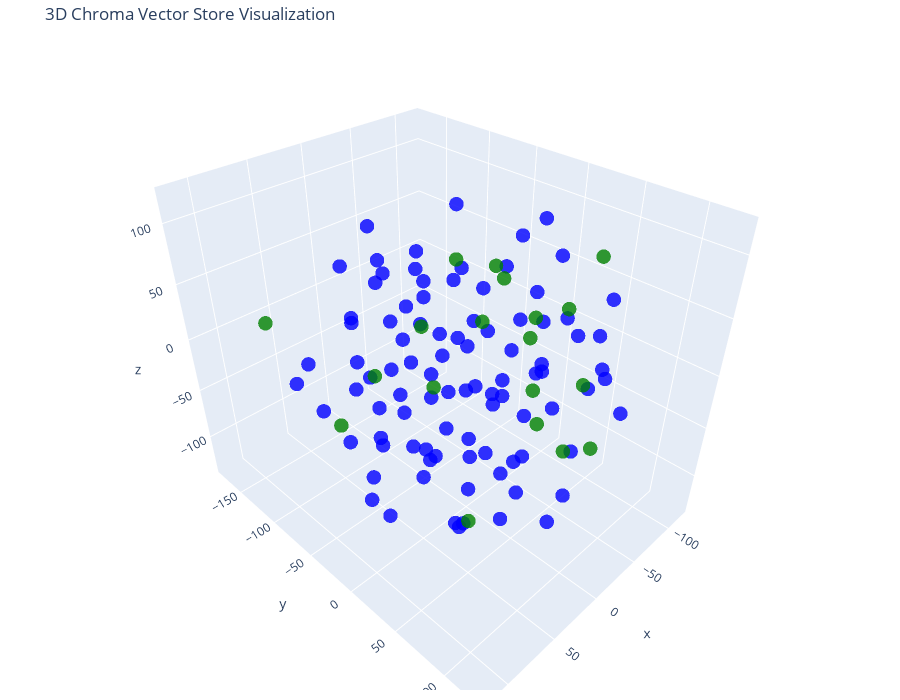

Source (notebook cell):
### Code cell
tsne = TSNE(n_components=3, random_state=42)
reduced_vectors = tsne.fit_transform(vectors)

# Create the 3D scatter plot
fig = go.Figure(data=[go.Scatter3d(
    x=reduced_vectors[:, 0],
    y=reduced_vectors[:, 1],
    z=reduced_vectors[:, 2],
    mode='markers',
    marker=dict(size=5, color=colors, opacity=0.8),
    text=[f"Type: {t}<br>Text: {d[:100]}..." for t, d in zip(doc_types, documents)],
    hoverinfo='text'
)])

fig.update_layout(
    title='3D Chroma Vector Store Visualization',
    scene=dict(xaxis_title='x', yaxis_title='y', zaxis_title='z'),
    width=900,
    height=700,
    margin=dict(r=20, b=10, l=10, t=40)
)

fig.show()

### Figure 1 — Plotly figure (JSON) as saved in the notebook; plotly's stock layout.template omitted (floating-point values rounded to 4 significant figures)
{"data": [{"hoverinfo": "text", "marker": {"color": ["blue", "blue", "blue", "blue", "blue", "blue", "blue", "blue", "blue", "blue", "blue", "blue", "blue", "blue", "blue", "blue", "blue", "blue", "blue", "blue", "blue", "blue", "blue", "blue", "blue", "blue", "blue", "blue", "blue", "blue", "blue", "blue", "blue", "blue", "blue", "blue", "blue", "blue", "blue", "blue", "blue", "blue", "blue", "blue", "blue", "blue", "blue", "blue", "blue", "blue", "blue", "blue", "blue", "blue", "blue", "blue", "blue", "blue", "blue", "blue", "blue", "blue", "blue", "blue", "blue", "blue", "blue", "blue", "blue", "blue", "blue", "blue", "blue", "blue", "blue", "blue", "blue", "blue", "blue", "blue", "blue", "blue", "blue", "blue", "blue", "blue", "blue", "blue", "blue", "blue", "blue", "blue", "blue", "green", "green", "green", "green", "green", "green", "green", "green", "green", "green", "green", "green", "green", "green", "green", "green", "green", "green", "green"], "opacity": 0.8, "size": 5}, "mode": "markers", "text": ["Type: document<br>Text: **BỘ** **GIÁO** **DỤC** **VÀ** **ĐÀO** **TẠO** **ĐẠI** **HỌC**\n**BÁCH** **KHOA** **HÀ** **NỘI**\n\n**Q...", "Type: document<br>Text: CHƯƠNG I NHỮNG QUY ĐỊNH\nCHUNG..................................................................1\nĐiề...", "Type: document<br>Text: ii...", "Type: document<br>Text: Điều 38. Tiểu luận tổng quan và chuyên đề tiến sĩ\n.....................................................", "Type: document<br>Text: BỘ GIÁO DỤC VÀ ĐÀO TẠO\n\n**ĐẠI** **HỌC** **BÁCH** **KHOA** **HÀ** **NỘI**\n\n**CỘNG** **HÒA** **XÃ** **...", "Type: document<br>Text: 2\\. Quy chế này áp dụng cho sinh viên đại học, học viên của chương\ntrình thạc sĩ và nghiên cứu sinh ...", "Type: document<br>Text: 1\\. Ngành đào tạo (sau đây gọi tắt là ngành) là một lĩnh vực chuyên\nmôn rộng, có mã số trong Danh mụ...", "Type: document<br>Text: 2 Quy chế tuyển sinh và đào tạo trình độ thạc sĩ, ban hành theo Thông\ntư số 23/2021/TT-BGDĐT ngày 30...", "Type: document<br>Text: 4 Danh mục thống kê ngành đào tạo của giáo dục đại học ban hành theo\nThông tư số 09/2022/TT-BGDĐT ng...", "Type: document<br>Text: 4\\. Chương trình ELITECH (từ viết tắt của cụm từ Elite Technology\nProgram) là CTĐT chất lượng cao (t...", "Type: document<br>Text: 5\\. Thời gian và khối lượng học tập chuẩn đối với các CTĐT theo hình\nthức chính quy không kể các môn...", "Type: document<br>Text: 6 Chương trình đào tạo cử nhân-kỹ sư tích hợp là chương trình được\nthiết kế một cách tổng thể, liên ...", "Type: document<br>Text: 2\\. Lịch đăng ký học tập, thời khóa biểu, lịch thi và kế hoạch xét\ncông nhận tốt nghiệp trong năm họ...", "Type: document<br>Text: b\\) Đối với sinh viên học liên thông đã được miễn trừ khối lượng tín\nchỉ tích lũy, thời gian thiết k...", "Type: document<br>Text: d\\) Đối với người học các CTĐT đại học và thuộc diện đối tượng ưu tiên\ntheo quy định tại Quy chế tuy...", "Type: document<br>Text: 2\\. Học phần là đơn vị cấu thành chương trình học tập và được thực\nhiện trọn vẹn trong một học kỳ. M...", "Type: document<br>Text: 5\\. Học phần tương đương và học phần thay thế\n\na\\) Người học được tùy chọn học một học phần tương đư...", "Type: document<br>Text: 2\\. Điểm quá trình được đánh giá qua thi giữa kỳ, kiểm tra thường kỳ,\nkết hợp thi giữa kỳ và kiểm tr...", "Type: document<br>Text: 4\\. Hình thức đánh giá trực tuyến được áp dụng khi đảm bảo trung thực,\ncông bằng và khách quan như đ...", "Type: document<br>Text: ||\n||\n||\n||\n||\n\n7\\. Người học có thể đăng ký học lại học phần đã có điểm đạt để cải\nthiện điểm trung...", "Type: document<br>Text: **Điều** **6.** **Hoãn** **thi,** **miễn** **thi,** **phúc** **tra**\n**và** **khiếu** **nại** **điểm...", "Type: document<br>Text: 3\\. Người học không dự thi giữa kỳ do bị ốm, tai nạn hoặc vì lý do\nchính đáng được giảng viên bố trí...", "Type: document<br>Text: 1\\. Số TC tích lũy là tổng số TC của các học phần có điểm đạt kể từ\nđầu khóa kể cả các học phần được...", "Type: document<br>Text: 2\\. Học viên thạc sĩ không thể tiếp tục học tập tại ĐHBK Hà Nội vì lý\ndo chuyển nơi cư trú hoặc chuy...", "Type: document<br>Text: **Điều** **9.** **Học** **phí**\n\n1\\. Người học có nghĩa vụ nộp học phí đầy đủ và đúng thời hạn theo ...", "Type: document<br>Text: 4\\. Sinh viên, học viên có đơn đề nghị thôi học, nghỉ học tạm thời\nhoặc chuyển cơ sở đào tạo trong k...", "Type: document<br>Text: a\\) Đăng ký học phần: sinh viên chọn đăng ký những học phần dự tính sẽ\nhọc trong học kỳ tiếp. Sinh v...", "Type: document<br>Text: 2\\. Số lượng TC đăng ký:\n\na\\) Sinh viên không thuộc diện cảnh báo học tập theo quy định tại\nkhoản 1 ...", "Type: document<br>Text: 4\\. Đối với học phần có giờ lên lớp, chỉ mở lớp khi có tối thiểu 20\nsinh viên đăng ký học. Các trườn...", "Type: document<br>Text: 1\\. Kết quả học tập của người học đã tích lũy từ một trình độ đào tạo\nkhác, một CTĐT khác hoặc từ mộ...", "Type: document<br>Text: 9\n\nCTĐT theo hình thức VLVH tại đơn vị liên kết, việc đánh giá ĐATN được\nphép thực hiện tại đơn vị l...", "Type: document<br>Text: 1\\. Kết thúc mỗi học kỳ, sinh viên tham gia khảo sát lấy ý kiến phản\nhồi về các điều kiện bảo đảm ch...", "Type: document<br>Text: a\\) Số TC tích lũy (số TCTL).\n\nb\\) Tổng số TC của các học phần đã học nhưng chưa đạt từ đầu khóa (số...", "Type: document<br>Text: **Điều** **13.** **Đồ** **án/khóa** **luận** **tốt** **nghiệp**\n**đại** **học**\n\nCác học phần tốt ng...", "Type: document<br>Text: 3\\. Kết quả ĐATN được đánh giá như sau:\n\na\\) Điểm quá trình của ĐATN được tính bằng trung bình cộng ...", "Type: document<br>Text: e\\) Các điểm của người hướng dẫn, phản biện và thành viên hội đồng\nđánh giá ĐATN được phép cho lẻ tớ...", "Type: document<br>Text: b\\) Đạt chuẩn ngoại ngữ đầu ra.\n\nc\\) Điểm trung bình tích lũy toàn khóa (tính theo các học phần đăng...", "Type: document<br>Text: 6\\. Sinh viên không tốt nghiệp được quyền đề nghị cấp chứng nhận với\ncác học phần đã tích lũy trong ...", "Type: document<br>Text: b\\) Sinh viên bị Hội đồng kỷ luật của ĐHBK Hà Nội đề nghị áp dụng mức\nkỷ luật từ cảnh cáo trở lên.\n\n...", "Type: document<br>Text: c\\) Thời gian nghỉ học tạm thời do sinh viên được điều động vào lực\nlượng vũ trang (là thời gian đượ...", "Type: document<br>Text: 3\\. Tự nguyện thôi học: Sinh viên thấy không có đủ điều kiện hoặc\nkhông muốn tiếp tục học tại ĐHBK H...", "Type: document<br>Text: d\\) Không bị cảnh báo học tập hoặc bị xét thi hành kỷ luật;\n\n2\\. Không cho phép chuyển CTĐT đối với ...", "Type: document<br>Text: 5\\. Sinh viên từ trường khác muốn chuyển tới học tại ĐHBK Hà Nội phải\nđáp ứng điều kiện trúng tuyển ...", "Type: document<br>Text: 2\\. Sinh viên được đăng ký học chương trình thứ hai sớm nhất khi đã\nđược xếp trình độ năm thứ hai củ...", "Type: document<br>Text: 6\\. Sinh viên chỉ được xét tốt nghiệp chương trình thứ hai, nếu có đủ\nđiều kiện tốt nghiệp ở chương ...", "Type: document<br>Text: c\\) Áp dụng cảnh báo học tập mức 3 đối với sinh viên có số TC nợ đọng\ntừ đầu khóa lớn hơn 24.\n\nd\\) S...", "Type: document<br>Text: 3\\. Buộc thôi học là hình thức áp dụng đối với những sinh viên có kết\nquả học tập rất kém, cụ thể tr...", "Type: document<br>Text: 15\n\n2\\. Sinh viên thi hộ hoặc nhờ người thi hộ đều bị kỷ luật ở mức đình\nchỉ học tập 01 năm đối với ...", "Type: document<br>Text: 2\\. Quy trình đăng ký học tập thực hiện theo khoản 1 Điều 10 của Quy\nchế này.\n\n3\\. Trong quá trình h...", "Type: document<br>Text: 4\\. Việc đánh giá kết quả thực hiện ĐATN KS được thực hiện theo khoản\n3 Điều 13 của Quy chế này. Đồ ...", "Type: document<br>Text: b\\) Đã nộp đồ án tốt nghiệp cho thư viện theo quy cách của bản đồ án\ndo ĐHBK Hà Nội quy định.\n\nc\\) Đ...", "Type: document<br>Text: **Điều** **24.** **Điểm** **trung** **bình** **toàn** **khóa** **và**\n**hạng** **tốt** **nghiệp** **...", "Type: document<br>Text: b\\) Học viên bị Hội đồng kỷ luật của ĐHBK Hà Nội đề nghị áp dụng mức\nkỷ luật từ cảnh cáo trở lên.\n\n*...", "Type: document<br>Text: 17\n\nvượt quá 2 học kỳ chính; thời gian nghỉ trên 2 học kỳ được tính vào\nthời gian học chậm tiến độ.\n...", "Type: document<br>Text: 6\\. Học viên thấy không có đủ điều kiện hoặc không muốn tiếp tục học\ntại ĐHBK Hà Nội có thể làm đơn ...", "Type: document<br>Text: **CHƯƠNG** **IV** **ĐÀO** **TẠO** **THẠC** **SĨ**\n\n**Điều** **27.** **Đăng** **ký** **học** **tập** ...", "Type: document<br>Text: 18\n\n3\\. Đối với các học phần được giảng dạy trên lớp, quy mô lớp học phần\ntối thiểu là 20 học viên. ...", "Type: document<br>Text: b\\) Danh mục các học phần bổ sung và số TC được xác định khi xét hồ sơ\nđăng ký dự tuyển dựa trên việ...", "Type: document<br>Text: c\\) Học viên học chương trình tích hợp Cử nhân - Thạc sĩ khoa học của\nĐHBK Hà Nội được đăng ký học t...", "Type: document<br>Text: 19\n\n**Điều** **29.** **Đăng** **ký** **đề** **tài** **luận** **văn**\n**thạc** **sĩ**\n\n1\\. Đăng ký đề...", "Type: document<br>Text: **Điều** **30.** **Điều** **kiện** **được** **bảo** **vệ** **luận**\n**văn** **thạc** **sĩ**\n\nHọc viê...", "Type: document<br>Text: **Điều** **31.** **Điểm** **luận** **văn** **thạc** **sĩ**\n\n1\\. Điểm luận văn thạc sĩ là điểm bảo vệ...", "Type: document<br>Text: 20\n\nnghiệm thu, hoặc đề tài nghiên cứu đã được nghiệm thu do người hướng\ndẫn chủ trì và học viên là ...", "Type: document<br>Text: 2\\. Trong trường hợp luận văn bảo vệ lần thứ hai vẫn không đạt yêu\ncầu, nếu học viên có nguyện vọng ...", "Type: document<br>Text: 1\\. Học viên có đủ các điều kiện sau đây thì được xét công nhận tốt\nnghiệp:\n\na\\) Luận văn đạt yêu cầ...", "Type: document<br>Text: ||\n||\n||\n||\n\n3\\. Học viên đạt đủ điều kiện tốt nghiệp được Giám đốc ĐHBK Hà Nội ra\nquyết định công n...", "Type: document<br>Text: 2\\. Học viên bị ốm hoặc tai nạn buộc phải điều trị trong thời gian\ndài, hoặc nghỉ thai sản theo quy ...", "Type: document<br>Text: 4\\. Học viên phải nộp đơn đề nghị trở lại học chậm nhất 1 tuần trước\nkhi bắt đầu học kỳ mới. Đối với...", "Type: document<br>Text: 3\\. Học viên bị buộc thôi học trong các trường hợp sau đây:\n\na\\) Học viên học chậm tiến độ quá thời ...", "Type: document<br>Text: 2\\. Căn cứ kế hoạch học tập chuẩn toàn khóa của CTĐT tiến sĩ, NCS xây\ndựng kế hoạch chi tiết theo từ...", "Type: document<br>Text: **Điều** **37.** **Học** **phần** **bổ** **sung** **và** **học**\n**phần** **tiến** **sĩ**\n\n1\\. Các h...", "Type: document<br>Text: c\\) NCS đăng ký các học phần bổ sung thuộc chương trình (đại học, thạc\nsĩ) nào thì sẽ học theo lớp h...", "Type: document<br>Text: 23\n\nhoàn thành, NCS có thể đề nghị xin gia hạn thời gian thực hiện trong\nkhoảng thời gian 6 tháng kế...", "Type: document<br>Text: b\\) NCS phải hoàn thành Tiểu luận tổng quan với kết quả đạt yêu cầu\ntrong vòng 12 tháng kể từ khi có...", "Type: document<br>Text: b\\) NCS phải đăng ký thực hiện các chuyên đề tiến sĩ. Tên của chuyên\nđề do NCS đề xuất và phải được ...", "Type: document<br>Text: 2\\. Quyển thuyết minh Luận án tiến sĩ phải đáp ứng quy định về hình\nthức, cách trình bày luận án; số...", "Type: document<br>Text: c\\) Tuân thủ các quy định khác của Luật sở hữu trí tuệ.\n\n**Điều** **40.** **Điều** **kiện** **được**...", "Type: document<br>Text: c\\) Tổng điểm của tất cả các công trình nghiên cứu trong khoản b mục 1\ncủa Điều này phải đạt từ 2,0 ...", "Type: document<br>Text: a\\) Luận án của NCS được đơn vị chuyên môn đề nghị được đánh giá ở Hội\nđồng đánh giá luận án cấp Đại...", "Type: document<br>Text: b\\) Hội đồng đánh giá luận án cấp cơ sở (sau đây gọi tắt là hội đồng\ncấp cơ sở) do Hiệu trưởng trườn...", "Type: document<br>Text: đ) Trong vòng 20 ngày sau khi kết thúc đánh giá luận án cấp cơ sở, NCS\nphải hoàn thành đầy đủ việc s...", "Type: document<br>Text: a\\) NCS được bảo vệ luận án cấp Đại học nếu đáp ứng đầy đủ các điều\nkiện quy định tại khoản 2 Điều 4...", "Type: document<br>Text: 26\n\nd\\) Luận án được đánh giá bằng hình thức bỏ phiếu (tán thành hoặc\nkhông tán thành), luận án khôn...", "Type: document<br>Text: **Điều** **42.** **Đánh** **giá** **lại** **luận** **án** **tiến**\n**sĩ**\n\n1\\. Trong trường hợp Hội ...", "Type: document<br>Text: 3\\. Trong trường hợp luận án bảo vệ lần thứ hai vẫn không đạt yêu cầu,\nĐHBK Hà Nội không tổ chức bảo...", "Type: document<br>Text: d\\) Đã nộp Thư viện Quốc gia Việt Nam và Thư viện Tạ Quang Bửu của\nĐHBK Hà Nội (cả bản in và file pd...", "Type: document<br>Text: 27\n\nbằng tiến sĩ cho nghiên cứu sinh được thực hiện trong thời hạn 30 ngày\nlàm việc kể từ ngày quyết...", "Type: document<br>Text: 4\\. Giám đốc ĐHBK Hà Nội xem xét, quyết định cho phép NCS được rút\nngắn thời gian học tập tối đa khô...", "Type: document<br>Text: **Điều** **45.** **Công** **nhận** **và** **chuyển** **đổi** **kết**\n**quả** **học** **tập,** **nghi...", "Type: document<br>Text: 28\n\nphù hợp với nội dung, yêu cầu của CTĐT, được thực hiện trên cơ sở đề\nxuất của Tiểu ban xét tuyển...", "Type: document<br>Text: 2\\. Đối với các khoá tuyển sinh có quyết định công nhận NCS trong\nkhoảng thời gian từ ngày 15 tháng ...", "Type: document<br>Text: 3\\. Đối với các khoá tuyển sinh đã có quyết định công nhận NCS trước\nngày 18 tháng 5 năm 2017, ĐHBK ...", "Type: document<br>Text: 29\n\nb\\) Khoản 2 Điều 18 (về việc học cùng lúc hai chương trình) được áp\ndụng với các khóa tuyển sinh...", "Type: question answer<br>Text: Ban Công tác Sinh viên sẽ tiếp nhận và giải đáp thắc mắc của sinh viên tại địa chỉ nào?: Chỉ tại các...", "Type: question answer<br>Text: Một môn học có trọng số KT(0,4)-T(0,6) nghĩa là môn học đó có *: Trọng số của điểm kiểm tra giữa kỳ ...", "Type: question answer<br>Text: Phương pháp quản lý chi tiêu 50-20-30 với sinh viên?: 50% Nhu cầu thiết yếu, 20% Tiết kiệm, 30% Sở ...", "Type: question answer<br>Text: Sinh viên bắt đầu được xem xét chuyển ngành từ khi nào?: Sau khi hoàn thành năm thứ nhất\n\nTrong các...", "Type: question answer<br>Text: Sinh viên sẽ bị xem xét buộc thôi học nếu?: Bị cảnh cáo học tập mức 3 lần thứ hai\n\nĐiều kiện xét tuy...", "Type: question answer<br>Text: Khi nào sinh viên phải hoàn toàn tự đăng ký lớp?: Bắt đầu từ học kỳ thứ 3\n\nCách thức đánh giá điểm r...", "Type: question answer<br>Text: Các bước đăng ký mới hoặc reset lại mật khẩu bị mất là: *: Truy cập ctt.hust.edu.vn – Chọn “Đăng nhậ...", "Type: question answer<br>Text: Đối tượng được xét học bổng Trần Đại Nghĩa là những ai: *: Sinh viên có hoàn cảnh khó khăn, có nghị ...", "Type: question answer<br>Text: Điều kiện được xét học bổng loại A là gì: *: GPA từ 3.6, điểm rèn luyện từ 90.\n\nTheo định hướng cu...", "Type: question answer<br>Text: Điểm rèn luyện được xếp loại theo cách nào dưới đây?: Xuất sắc, Tốt, Khá, Trung bình, Yếu, Kém\n\nĐiểm...", "Type: question answer<br>Text: Một môn học có trọng số KT(0.3)-T(0.7) và có điểm thi giữa kỳ (đã cộng) là 9đ, điểm thi cuối kỳ là 8...", "Type: question answer<br>Text: Ưu điểm nào sau đây là đặc trưng của chương trình đào tạo theo tín chỉ?: Sinh viên có thể tự lập kế ...", "Type: question answer<br>Text: Điều kiện cần để đạt học bổng loại A là gì?: GPA≥3,6 ĐRL≥90\n\nĐịa chỉ bạn cần đến để được hỗ t...", "Type: question answer<br>Text: Sinh viên được xếp hạng trình độ năm thứ nhất căn cứ số tín chỉ tích lũy như thế nào?: Trình độ năm ...", "Type: question answer<br>Text: Học đại học có khác gì so với THPT: Cần có kỹ năng làm việc độc lập: Cần có khả năng tự đọc - tự học...", "Type: question answer<br>Text: Mục chấm điểm rèn luyện có 2 cột điểm SV chấm và điểm GV chấm, vậy điểm chốt tính theo điểm nào?: Cộ...", "Type: question answer<br>Text: Các màu nhãn sách tại Trung tâm truyền thông và tri thức số là:: Màu trắng: sách đọc tại các phòng.:...", "Type: question answer<br>Text: Học bổng Trần Đại Nghĩa dành cho sinh viên có hoàn cảnh kinh tế khó khăn, có nghị lực vươn lên trong...", "Type: question answer<br>Text: Đâu là trang tra cứu OPAC:: http://libopac.hust.edu.vn/\n\nGPA và CPA có nghĩa là gì ?: GPA là điểm tr..."], "type": "scatter3d", "x": [-5.228, 40.21, -27.39, 61.84, 86.04, 32.55, 57.67, 84.88, -48.03, 43.92, 30.92, 74.91, -20.98, 7.175, 15.41, -42.07, -45.96, -20.43, -44.96, -99.38, -67.96, -62.54, 109.0, 38.86, -11.01, 7.517, -109.2, -84.89, -6.517, -88.46, 69.19, -32.2, -42.73, 57.68, 3.009, -36.15, -32.25, -59.47, 30.33, 70.39, 50.7, -84.17, 34.75, 110.5, -93.14, -74.81, 38.06, -28.41, -71.76, -64.85, -21.99, -53.96, 43.77, -77.63, 45.08, 92.49, 51.44, 76.41, 69.2, 66.62, 34.19, 45.51, 18.99, 0.1697, 71.43, 2.877, 65.97, 39.35, 68.47, -3.474, -3.389, -5.677, 29.13, 6.601, -15.14, -14.98, -4.806, -36.06, -119.1, 29.35, 18.34, -42.8, 70.21, -46.19, 87.68, 33.39, 44.87, -34.29, -95.34, -65.21, 77.81, 31.25, -76.83, 22.47, -22.19, 3.944, 44.77, 16.1, 61.43, -3.376, 18.2, -16.15, 118.2, -10.84, -3.289, 16.74, 22.59, 3.298, -23.26, -55.35, -25.7, -87.54], "y": [-54.26, 54.21, 76.57, -104.9, -0.5441, 8.445, 17.2, -15.03, -69.37, 113.5, 75.89, 40.52, -15.85, 4.332, 36.72, 28.61, 41.75, 15.42, 2.708, -12.83, -23.51, 68.93, 31.17, -21.52, -67.33, -40.34, 47.75, 24.11, 108.5, -25.2, 39.17, 42.09, 32.6, 93.01, 98.75, 26.27, -22.81, 66.52, -53.6, -29.66, -1.418, -57.03, -14.98, -61.56, 59.76, 0.5341, -49.02, -36.38, 13.66, 32.16, -64.06, 99.75, -28.82, -92.83, -17.69, 30.75, 45.17, -96.58, 12.4, 51.4, 33.19, 35.22, 53.25, 35.55, 85.78, -38.32, -52.81, -28.83, -48.87, -92.2, -31.84, -58.65, -110.1, -96.18, -118.8, -11.18, -3.456, -86.6, 12.88, -72.8, -87.39, -53.5, -38.12, 19.59, 78.91, -67.17, -80.22, -48.06, -48.75, -46.91, -49.55, -94.84, -18.73, 125.4, 75.66, -10.79, 8.036, 17.64, -176.8, -116.5, 27.81, 72.01, -2.402, 58.1, 52.17, 70.76, 77.29, 24.91, 85.1, -110.9, 7.849, 47.51], "z": [-114.0, -21.27, -93.75, -61.98, -19.74, -30.71, -40.2, -60.59, -82.05, -42.07, -50.41, -10.75, 28.37, 28.36, 7.293, 119.5, 95.06, -10.42, -0.9054, -58.85, -72.44, 34.71, -49.02, -62.98, 71.59, 50.71, 36.59, 20.19, 53.51, -4.303, 83.36, 11.88, 39.46, 6.872, -15.24, -47.91, -42.64, -12.26, -9.818, 15.72, 105.2, -28.17, -93.89, 14.41, -24.0, 38.11, 78.82, 62.68, -29.39, -53.22, -46.44, -13.98, -13.53, 10.95, 68.25, 30.89, 34.3, -3.281, 49.04, -72.71, -74.31, -105.0, -102.5, -79.43, 56.27, -43.62, -9.525, 33.59, 55.64, 1.753, -2.56, 13.28, 57.89, 40.22, 43.57, -101.4, -70.71, 28.59, -17.07, -90.91, 95.24, -14.5, -110.4, -101.2, -36.58, -53.46, 27.17, 108.3, 34.14, 26.28, -51.85, -22.87, 78.81, 16.03, -45.4, 91.25, 13.48, -133.5, -8.687, -65.75, 64.42, 78.43, 15.97, -22.91, 52.73, 85.68, 35.85, 99.51, 20.12, -34.95, 72.2, 81.18]}], "layout": {"height": 700, "margin": {"b": 10, "l": 10, "r": 20, "t": 40}, "scene": {"xaxis": {"title": {"text": "x"}}, "yaxis": {"title": {"text": "y"}}, "zaxis": {"title": {"text": "z"}}}, "title": {"text": "3D Chroma Vector Store Visualization"}, "width": 900}}
